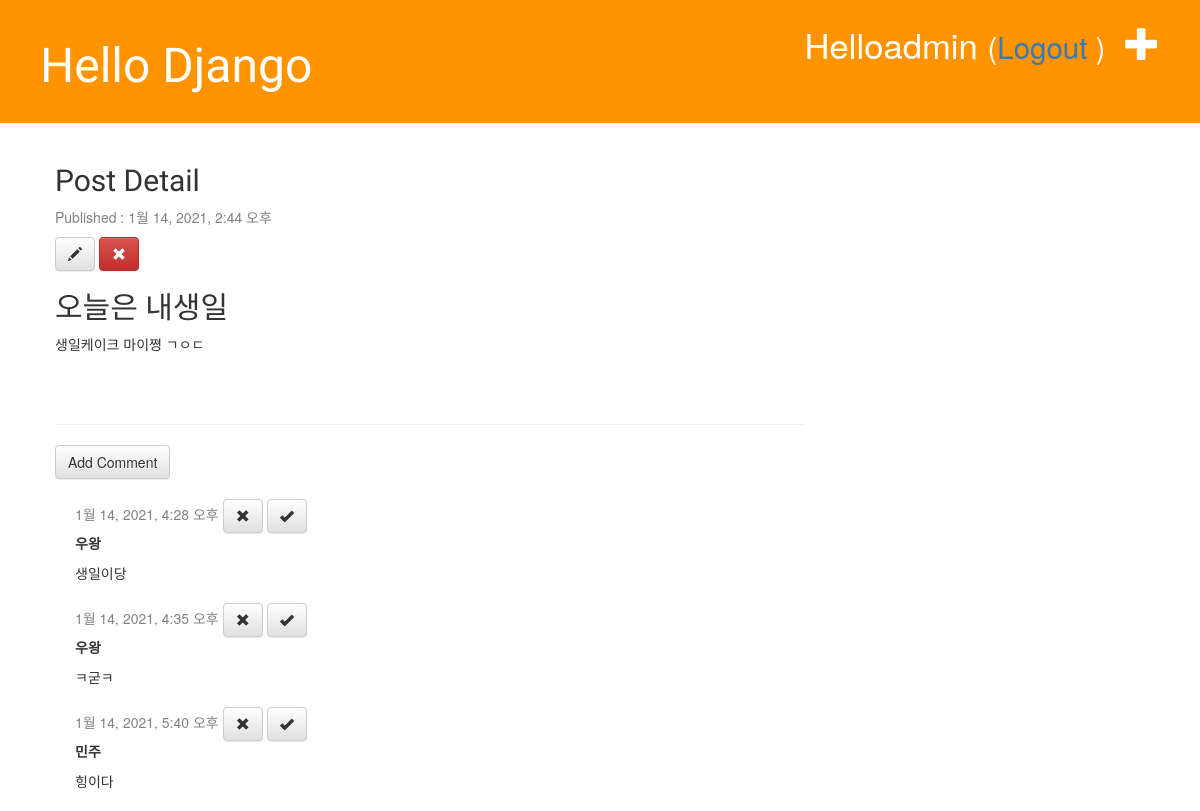
/post/7 (signed in), run on an earlier commit of the app's database.
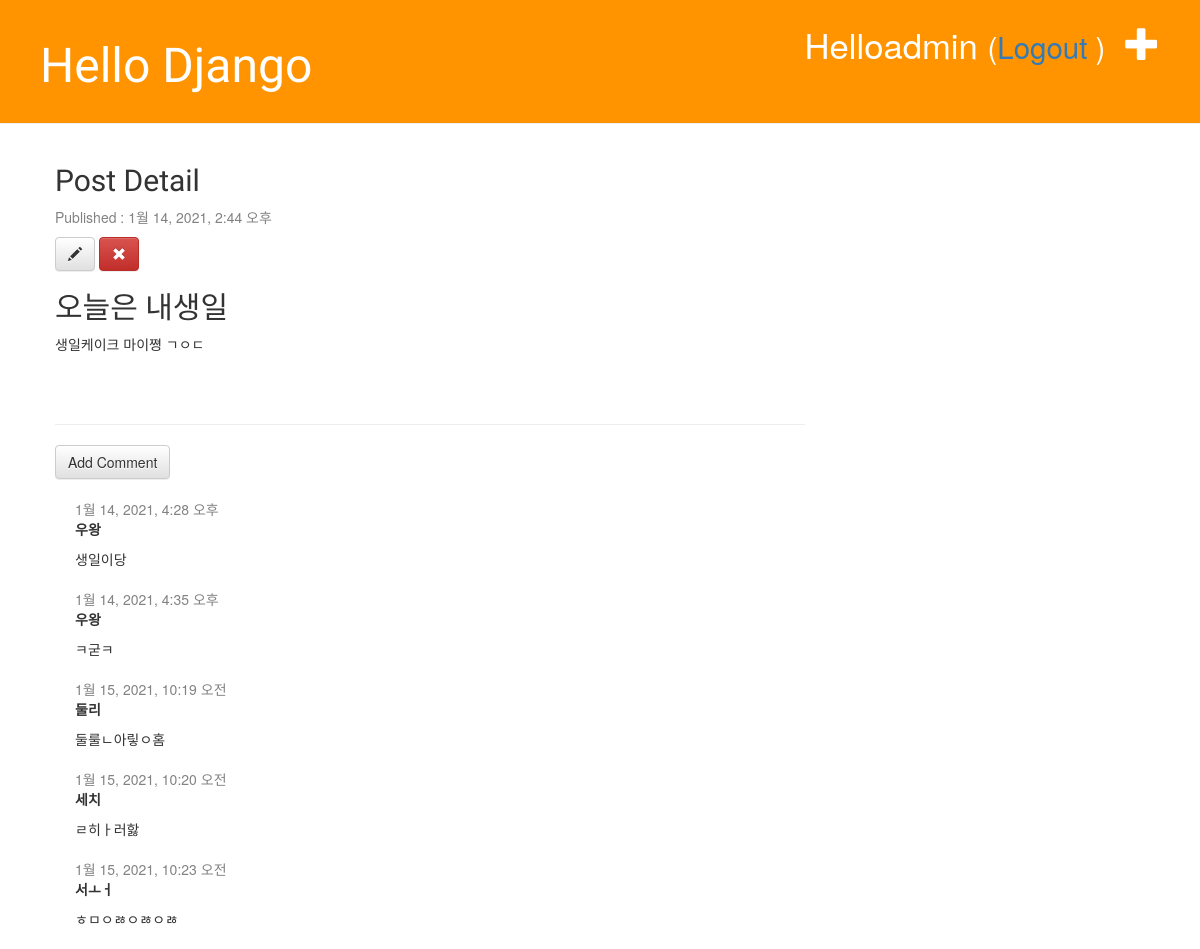
And on a later commit of the database.
### blog/models.py (models this page shows, shortened)
class Comment (models.Model):
    post = models.ForeignKey('blog.Post',on_delete=models.CASCADE, related_name='comments')
    author = models.CharField(max_length=100)
    text = models.TextField()
    created_date = models.DateTimeField(default=timezone.now)
    approved_comment = models.BooleanField(default=False)

### blog/views.py (the view)
# urls.py: path('post/<int:pk>', views.post_detail, name='post_detail'),
def post_detail(request, pk):
    post = get_object_or_404(Post, pk=pk)
    return render(request, 'blog/post_detail.html', {'post': post})

### blog/templates/blog/post_detail.html (shortened to what this page needs)
{% extends 'blog/base.html' %}
{% block content %}
<div class="post">
    <h2>Post Detail</h2>
    {% if post.published_date %}
    <div class="date">
        <p>Published : {{post.published_date}}</p>
    </div>
    {% endif %}
    {%if user.is_authenticated%}
    <a href="{% url 'post_edit' pk=post.pk %}" class="btn btn-default">
        <span class="glyphicon glyphicon-pencil"></span>
    </a>
    <a href="{% url 'post_remove' pk=post.pk %}" class="btn btn-danger">
        <span class="glyphicon glyphicon-remove"></span>
    </a>
    {% endif %}
    <h2>{{post.title}}</h2>
    <p>{{post.text|linebreaksbr}}</p>
</div>
<hr>
<a href="{% url 'add_comment_to_post' pk=post.pk %}" class="btn btn-default">Add Comment</a>
{% for comment in post.comments.all %}
    {% if user.is_authenticated %}
        <div class="comment">
            <div class="date">
                {{comment.created_date}}
                {% if not comment.approved_comment %}
                    <a href="{% url 'comment_remove' pk=comment.pk %}" class="btn btn-default">
                        <span class="glyphicon glyphicon-remove"></span>
                    </a>
                    <a href="{% url 'comment_approve' pk=comment.pk %}" class="btn btn-default">
                        <span class="glyphicon glyphicon-ok"></span>
                    </a>
                {% endif %}
            </div>
            <strong>{{comment.author}}</strong>
            <p>{{comment.text|linebreaks}}</p>
        </div>
    {% endif %}
{% empty %}
<p>No comments here yet</p>
{% endfor %}
{% endblock %}

What changed in the data, as far as the page shows it:
removed Comment: created_date "1월 14, 2021, 5:40 오후", approved_comment False (drawn), author "민주", text "힝이다"
changed Comment "1월 14, 2021, 4:28 오후": approved_comment False → True (drawn)
changed Comment "1월 14, 2021, 4:35 오후": approved_comment False → True (drawn)
added Comment: created_date "1월 15, 2021, 10:19 오전", author "둘리", text "둘룰ㄴ아맇ㅇ홈"
added Comment: created_date "1월 15, 2021, 10:20 오전", author "세치", text "ㄹ히ㅏ러핧"
added Comment: created_date "1월 15, 2021, 10:23 오전", author "서ㅗㅓ", text "ㅎㅁㅇㅀㅇㅀㅇㅀ"
